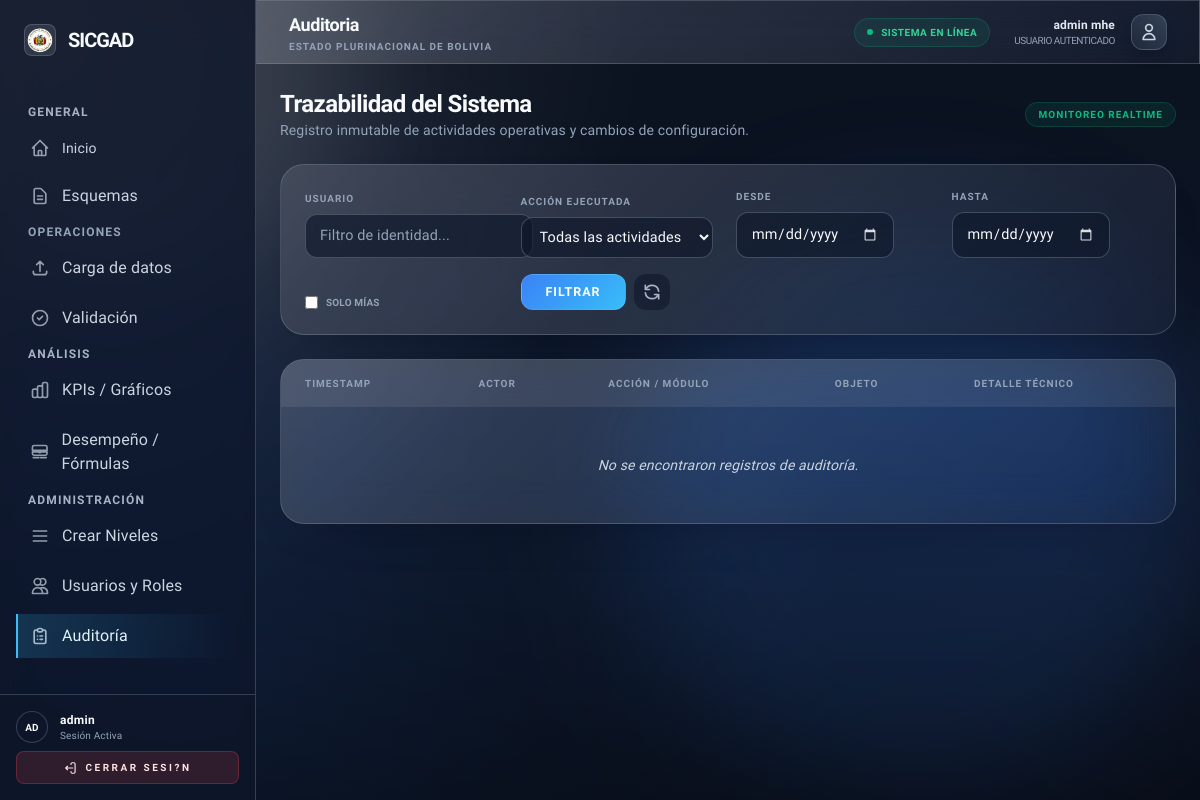
Before: /audit/ (signed in) with the older database file.
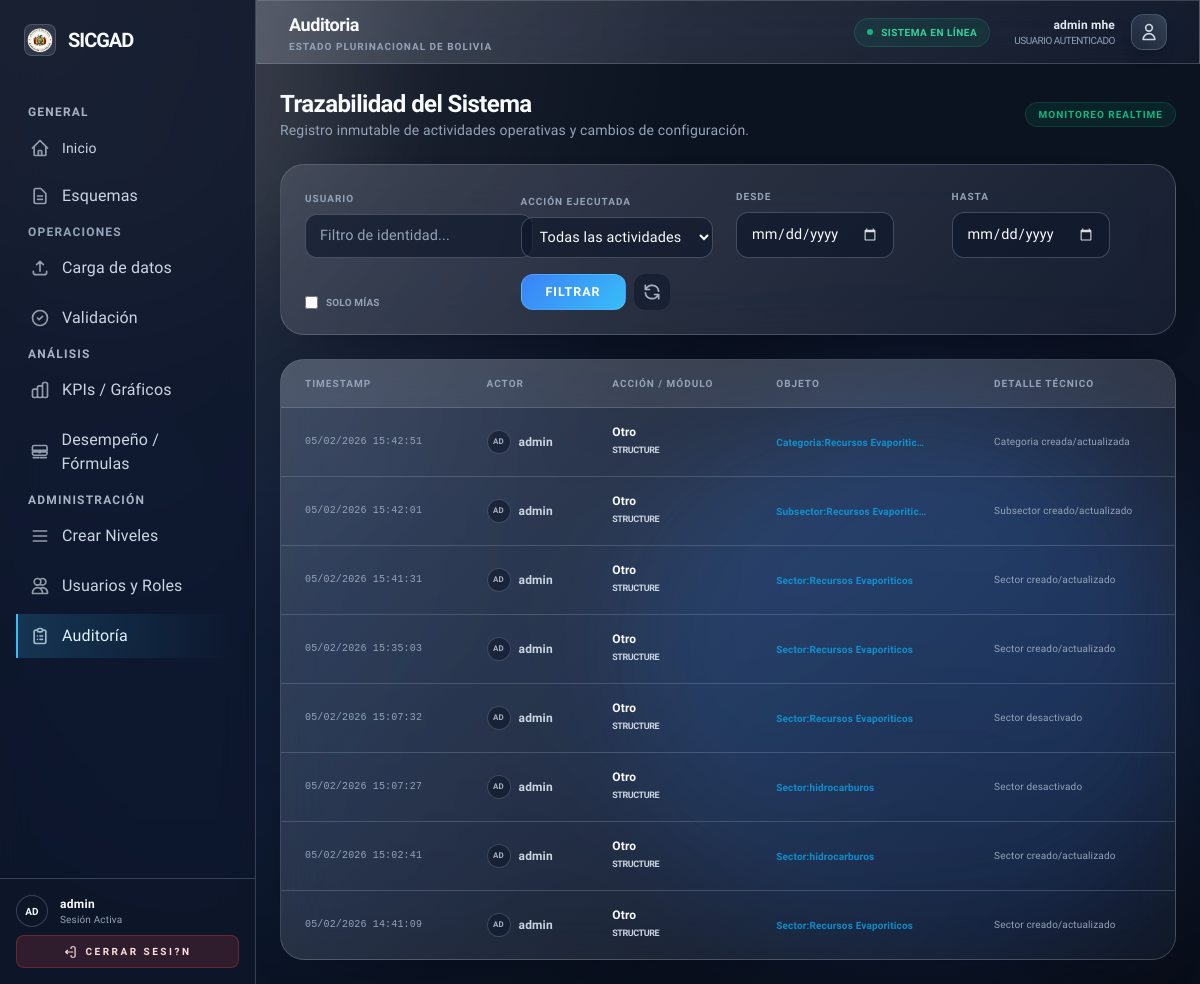
After: the same page with the newer database file.
### audit/models.py (models this page shows, shortened)
class AuditLog(models.Model):
    ACTION_CHOICES = [
        ("UPLOAD", "Carga de datos"),
        ("SUBMIT", "Envío a validación"),
        ("VALIDATION", "Validación"),
        ("EDIT", "Corrección de datos"),
        ("DELETE", "Eliminación de datos"),
        ("USER", "Gestión de usuarios"),
        ("SCHEMA", "Gestión de esquemas"),
        ("OTHER", "Otro"),
    ]
    user = models.ForeignKey(
        settings.AUTH_USER_MODEL,
        null=True,
        blank=True,
        on_delete=models.SET_NULL,
        related_name="audit_logs",
    )
    username = models.CharField(max_length=150, blank=True)
    action = models.CharField(max_length=20, choices=ACTION_CHOICES, default="OTHER")
    module = models.CharField(max_length=50, blank=True)
    object_repr = models.CharField(max_length=255, blank=True)
    details = models.TextField(blank=True)
    created_at = models.DateTimeField(auto_now_add=True)
    class Meta:
        ordering = ["-created_at"]
        verbose_name = "Audit Log"
        verbose_name_plural = "Audit Logs"

### audit/views.py (the view)
# urls.py: path("", views.log_list, name="log_list"),
@login_required
def log_list(request):
    qs = AuditLog.objects.select_related("user").all()
    user_query = request.GET.get("user", "").strip()
    action = request.GET.get("action", "").strip()
    date_from = request.GET.get("from", "").strip()
    date_to = request.GET.get("to", "").strip()
    only_mine = request.GET.get("only_mine") == "1"
    if only_mine:
        qs = qs.filter(user=request.user)
    elif user_query:
        qs = qs.filter(username__icontains=user_query)
    if action:
        qs = qs.filter(action=action)
    if date_from:
        qs = qs.filter(created_at__date__gte=date_from)
    if date_to:
        qs = qs.filter(created_at__date__lte=date_to)
    logs = qs.order_by("-created_at")[:500]
    return render(
        request,
        "audit/logs.html",
        {
            "logs": logs,
            "actions": AuditLog.ACTION_CHOICES,
            "filter_user": user_query,
            "filter_action": action,
            "filter_from": date_from,
            "filter_to": date_to,
            "only_mine": only_mine,
        },
    )

### templates/audit/logs.html (shortened to what this page needs)
{% extends "base.html" %}
{% block content %}
<div class="space-y-6 fade-in">
    <div class="flex flex-col md:flex-row md:items-center justify-between gap-4 mb-2">
        <div>
            <h2 class="text-2xl font-header font-bold text-white tracking-tight">Trazabilidad del Sistema</h2>
            <p class="text-slate-500 text-sm">Registro inmutable de actividades operativas y cambios de configuración.</p>
        </div>
        <div class="flex items-center gap-2">
            <span class="px-3 py-1 rounded-full bg-emerald-500/10 text-emerald-500 text-[10px] font-black uppercase tracking-widest border border-emerald-500/20">Monitoreo Realtime</span>
        </div>
    </div>
    <div class="glass-card rounded-3xl p-6 border-white/5 bg-slate-900/20">
        <form method="get" class="grid grid-cols-1 md:grid-cols-2 lg:grid-cols-4 xl:grid-cols-6 gap-4 items-end">
            <div class="space-y-2 lg:col-span-1">
                <label class="block text-[10px] font-bold text-slate-500 uppercase tracking-widest">Usuario</label>
                <input type="text" name="user" value="{{ filter_user }}" placeholder="Filtro de identidad..." />
            </div>
            <div class="space-y-2 lg:col-span-1">
                <label class="block text-[10px] font-bold text-slate-500 uppercase tracking-widest">Acción Ejecutada</label>
                <select name="action">
                    <option value="">Todas las actividades</option>
                </select>
            </div>
            <div class="space-y-2">
                <label class="block text-[10px] font-bold text-slate-500 uppercase tracking-widest">Desde</label>
                <input type="date" name="from" value="{{ filter_from }}" />
            </div>
            <div class="space-y-2">
                <label class="block text-[10px] font-bold text-slate-500 uppercase tracking-widest">Hasta</label>
                <input type="date" name="to" value="{{ filter_to }}" />
            </div>
            <div class="flex items-center gap-3 pt-6 lg:pt-0">
                <label class="flex items-center gap-2 cursor-pointer group">
                    <input type="checkbox" id="only_mine" name="only_mine" value="1" {% if only_mine %}checked{% endif %} class="rounded bg-slate-800 border-white/10" />
                    <span class="text-[10px] font-bold text-slate-500 uppercase group-hover:text-slate-300 transition-colors">Solo mías</span>
                </label>
            </div>
            <div class="flex items-center gap-2 xl:justify-end">
                <button type="submit" class="btn-primary py-2 px-6 glow-emerald">Filtrar</button>
                <a href="{% url 'audit:log_list' %}" class="p-2 rounded-xl bg-slate-800 hover:bg-slate-700 text-slate-400 transition-all">
                    <svg class="w-5 h-5" fill="none" stroke="currentColor" viewBox="0 0 24 24"><path stroke-linecap="round" stroke-linejoin="round" stroke-width="2" d="M4 4v5h.582m15.356 2A8.001 8.001 0 004.582 9m0 0H9m11 11v-5h-.581m0 0a8.003 8.003 0 01-15.357-2m15.357 2H15"></path></svg>
                </a>
            </div>
        </form>
    </div>
    <div class="glass-card rounded-3xl overflow-hidden border-white/5">
        <div class="overflow-x-auto">
            <table class="w-full text-left border-collapse">
                <thead>
                    <tr class="bg-white/[0.02] text-[10px] font-black text-slate-500 uppercase tracking-widest">
                        <th class="px-6 py-4">Timestamp</th>
                        <th class="px-6 py-4">Actor</th>
                        <th class="px-6 py-4">Acción / Módulo</th>
                        <th class="px-6 py-4">Objeto</th>
                        <th class="px-6 py-4">Detalle Técnico</th>
                    </tr>
                </thead>
                <tbody class="text-sm">
                    {% for log in logs %}
                    <tr class="border-t border-white/5 hover:bg-white/[0.01] transition-colors group">
                        <td class="px-6 py-4 font-mono text-[10px] text-slate-500">{{ log.created_at|date:"d/m/Y H:i:s" }}</td>
                        <td class="px-6 py-4">
                            <div class="flex items-center gap-2">
                                <span class="w-6 h-6 rounded-full bg-slate-800 border border-white/10 flex items-center justify-center text-[8px] font-black uppercase text-slate-400">
                                    {{ log.username|default:"SYS"|slice:":2" }}
                                </span>
                                <span class="text-slate-300 font-bold text-xs">{{ log.username|default:"Sistema" }}</span>
                            </div>
                        </td>
                        <td class="px-6 py-4">
                            <div class="flex flex-col">
                                <span class="text-xs font-bold text-white group-hover:text-emerald-400 transition-colors">{{ log.get_action_display }}</span>
                                <span class="text-[9px] font-black text-slate-600 uppercase tracking-tighter">{{ log.module|default:"Core" }}</span>
                            </div>
                        </td>
                        <td class="px-6 py-4">
                            <span class="text-[10px] font-bold text-sky-500/80">{{ log.object_repr|default:"-"|truncatechars:30 }}</span>
                        </td>
                        <td class="px-6 py-4 max-w-xs">
                            <p class="text-[10px] text-slate-500 leading-tight">{{ log.details|truncatechars:120 }}</p>
                        </td>
                    </tr>
                    {% empty %}
                    <tr>
                        <td colspan="5" class="px-6 py-12 text-center italic text-slate-600">No se encontraron registros de auditoría.</td>
                    </tr>
                    {% endfor %}
                </tbody>
            </table>
        </div>
    </div>
</div>
{% endblock %}

### templates/partials/sidebar.html (shortened to what this page needs)
{% load static %}
<aside class='w-64 sidebar border-r border-white/10 hidden lg:flex flex-col h-screen sticky top-0 z-50'>
  <div class='p-6 flex items-center gap-3'>
    <div class="w-8 h-8 rounded-lg bg-white/10 flex items-center justify-center border border-white/20 overflow-hidden">
      <img src="{% static 'escudo.png' %}" alt="Escudo Bolivia" class="w-7 h-7 object-contain" />
    </div>
    {% url 'landing' as landing_url %}
    <a href='{{ landing_url }}'
      class='text-xl font-header tracking-tighter text-white hover:text-blue-600 transition-colors'>
      SICGAD
    </a>
  </div>
  <nav class='flex-1 px-4 py-2 space-y-1.5 overflow-y-auto custom-scrollbar'>
    {% url 'home' as home_url %}
    {% url 'schemas:schema_list' as schemas_url %}
    {% url 'ingest:upload' as ingest_url %}
    {% url 'validation:inbox' as validation_url %}
    {% url 'accounts:admin_user_list' as users_url %}
    {% url 'audit:log_list' as audit_url %}
    {% url 'performance:formulas' as performance_url %}
    <div class="text-xs font-bold uppercase tracking-widest text-slate-400 px-3 mt-4 mb-2">General</div>
    <a href='{{ home_url }}'
      class='sidebar-link flex items-center gap-3 px-3 py-2.5 transition-all group text-sm {% if request.path == home_url %}active{% endif %}'>
      <span class="font-medium">Inicio</span>
    </a>
    <a href='{{ schemas_url }}'
      class='sidebar-link flex items-center gap-3 px-3 py-2.5 transition-all group {% if request.path|slice:":9" == "/schemas/" %}active{% endif %}'>
      <span class="font-medium">Esquemas</span>
    </a>
    <div class="text-xs font-bold uppercase tracking-widest text-slate-500 px-3 mt-6 mb-2">Operaciones</div>
    {% url 'ingest:upload_history' as ingest_history_url %}
    {% if is_admin or is_loader %}
    <a href='{% if is_admin %}{{ ingest_history_url }}{% else %}{{ ingest_url }}{% endif %}'
      class='sidebar-link flex items-center gap-3 px-3 py-2.5 transition-all group {% if request.path|slice:":8" == "/ingest/" %}active{% endif %}'>
      <svg class="w-5 h-5 opacity-70 group-hover:opacity-100 transition-opacity" fill="none" stroke="currentColor"
        viewBox="0 0 24 24">
        <path stroke-linecap="round" stroke-linejoin="round" stroke-width="2"
          d="M4 16v1a3 3 0 003 3h10a3 3 0 003-3v-1m-4-8l-4-4m0 0L8 8m4-4v12"></path>
      </svg>
      <span class="font-medium">Carga de datos</span>
    </a>
    {% endif %}
    {% if is_validator or is_admin or is_loader %}
    <a href='{% if is_validator or is_admin %}{{ validation_url }}{% else %}{{ ingest_history_url }}{% endif %}'
      class='sidebar-link flex items-center gap-3 px-3 py-2.5 transition-all group {% if request.path|slice:":10" == "/validate/" or request.path == ingest_history_url and is_loader %}active{% endif %}'>
      <svg class="w-5 h-5 opacity-70 group-hover:opacity-100 transition-opacity" fill="none" stroke="currentColor"
        viewBox="0 0 24 24">
        <path stroke-linecap="round" stroke-linejoin="round" stroke-width="2"
          d="M9 12l2 2 4-4m6 2a9 9 0 11-18 0 9 9 0 0118 0z"></path>
      </svg>
      <span class="font-medium">Validación</span>
    </a>
    {% endif %}
    <div class="text-xs font-bold uppercase tracking-widest text-slate-400 px-3 mt-6 mb-2">Análisis</div>
    <a href='{% url "kpis_charts" %}'
      class='sidebar-link flex items-center gap-3 px-3 py-2.5 transition-all group {% if request.path|slice:":6" == "/kpis/" %}active{% endif %}'>
      <span class="font-medium">KPIs / Gráficos</span>
    </a>
    {% if is_admin %}
    <a href='{{ performance_url }}'
      class='sidebar-link flex items-center gap-3 px-3 py-2.5 transition-all group {% if request.path|slice:":12" == "/performance/" %}active{% endif %}'>
      <span class="font-medium">Desempe&ntilde;o / F&oacute;rmulas</span>
    </a>
    {% endif %}
    {% if is_admin %}
    <div class="text-xs font-bold uppercase tracking-widest text-slate-400 px-3 mt-6 mb-2">Administración</div>
    {% if not request.user.is_superuser %}
    <a href='{% url "structure:manage_levels" %}'
      class='sidebar-link flex items-center gap-3 px-3 py-2.5 transition-all group {% if request.path|slice:":11" == "/structure/" %}active{% endif %}'>
      <svg class="w-5 h-5 opacity-70 group-hover:opacity-100 transition-opacity" fill="none" stroke="currentColor"
        viewBox="0 0 24 24">
        <path stroke-linecap="round" stroke-linejoin="round" stroke-width="2"
          d="M4 6h16M4 12h16M4 18h16"></path>
      </svg>
      <span class="font-medium">Crear Niveles</span>
    </a>
    {% endif %}
    <a href='{{ users_url }}'
      class='sidebar-link flex items-center gap-3 px-3 py-2.5 transition-all group {% if request.path|slice:":15" == "/accounts/users" %}active{% endif %}'>
      <span class="font-medium">Usuarios y Roles</span>
    </a>
    <a href='{{ audit_url }}'
      class='sidebar-link flex items-center gap-3 px-3 py-2.5 transition-all group {% if request.path|slice:":7" == "/audit/" %}active{% endif %}'>
      <span class="font-medium">Auditoría</span>
    </a>
    {% endif %}
  </nav>
  <div class="p-4 border-t border-white/5 bg-slate-950/20">
    <div class="flex items-center gap-3 mb-2">
      <div
        class="w-8 h-8 rounded-full bg-slate-800 border border-white/10 flex items-center justify-center text-[10px] font-bold uppercase text-white">
        {{ request.user.username|slice:":2" }}
      </div>
      <div class="flex-1 min-w-0">
        <p class="text-xs font-semibold text-white truncate font-heading tracking-wide">{{ request.user.username }}</p>
        <p class="text-[10px] text-slate-500 truncate">Sesión Activa</p>
      </div>
    </div>
    <form method='post' action='{% url "logout" %}'>
      <button type='submit'
        class='w-full flex items-center justify-center gap-2 px-3 py-2 rounded-lg text-[10px] font-bold uppercase tracking-[0.25em] text-red-100 bg-red-500/15 border border-red-500/30 shadow-[0_10px_24px_-18px_rgba(239,68,68,0.8)] transition hover:bg-red-500/25 hover:border-red-400 focus:outline-none focus-visible:ring-2 focus-visible:ring-red-400/60'>
        <svg class="h-3.5 w-3.5" fill="none" stroke="currentColor" viewBox="0 0 24 24" aria-hidden="true">
          <path stroke-linecap="round" stroke-linejoin="round" stroke-width="2"
            d="M15 12H3m0 0l3-3m-3 3l3 3m6-9V5a2 2 0 012-2h3a2 2 0 012 2v14a2 2 0 01-2 2h-3a2 2 0 01-2-2v-1" />
        </svg>
        Cerrar sesi?n
      </button>
    </form>
  </div>
</aside>

### templates/partials/topbar.html (shortened to what this page needs)
<header class='h-16 glass-effect border-b border-white/5 flex items-center justify-between px-8 sticky top-0 z-40'>
  <div class='flex items-center gap-4'>
    <div class="flex flex-col">
        <h1 class='text-lg font-header font-bold tracking-tight text-white'>
        {{ current_section|default:"Inicio" }}
        </h1>
        <p class="text-[10px] text-slate-500 uppercase tracking-widest font-bold">Estado Plurinacional de Bolivia</p>
    </div>
  </div>
  <div class='flex items-center gap-6'>
    <div class="hidden md:flex items-center gap-2 px-3 py-1.5 rounded-full bg-emerald-500/10 border border-emerald-500/20">
        <div class="w-1.5 h-1.5 rounded-full bg-emerald-500 animate-pulse"></div>
        <span class="text-[10px] font-bold text-emerald-400 uppercase tracking-wider">Sistema en línea</span>
    </div>
    {% if request.user.is_authenticated %}
      <div class='flex items-center gap-4'>
        <div class="flex flex-col items-end">
            <span class='text-xs font-semibold text-slate-200'>{{ request.user.get_full_name|default:request.user.username }}</span>
            <span class="text-[10px] text-slate-500 uppercase tracking-tighter">{{ role|default:"Usuario Autenticado" }}</span>
        </div>
        <div class="w-9 h-9 rounded-xl bg-gradient-to-tr from-slate-800 to-slate-700 border border-white/10 flex items-center justify-center shadow-lg">
            <svg class="w-5 h-5 text-slate-300" fill="none" stroke="currentColor" viewBox="0 0 24 24"><path stroke-linecap="round" stroke-linejoin="round" stroke-width="2" d="M16 7a4 4 0 11-8 0 4 4 0 018 0zM12 14a7 7 0 00-7 7h14a7 7 0 00-7-7z"></path></svg>
        </div>
      </div>
    {% endif %}
  </div>
</header>

Changed rows visible on the page:
added AuditLog: created_at "05/02/2026 15:42:51", username "AD", username "admin", action "Otro", module "STRUCTURE", object_repr "Categoria:Recursos Evaporitic…", details "Categoria creada/actualizada"
added AuditLog: created_at "05/02/2026 15:42:01", username "AD", username "admin", action "Otro", module "STRUCTURE", object_repr "Subsector:Recursos Evaporitic…", details "Subsector creado/actualizado"
added AuditLog: created_at "05/02/2026 15:41:31", username "AD", username "admin", action "Otro", module "STRUCTURE", object_repr "Sector:Recursos Evaporiticos", details "Sector creado/actualizado"
added AuditLog: created_at "05/02/2026 15:35:03", username "AD", username "admin", action "Otro", module "STRUCTURE", object_repr "Sector:Recursos Evaporiticos", details "Sector creado/actualizado"
added AuditLog: created_at "05/02/2026 15:07:32", username "AD", username "admin", action "Otro", module "STRUCTURE", object_repr "Sector:Recursos Evaporiticos", details "Sector desactivado"
added AuditLog: created_at "05/02/2026 15:07:27", username "AD", username "admin", action "Otro", module "STRUCTURE", object_repr "Sector:hidrocarburos", details "Sector desactivado"
added AuditLog: created_at "05/02/2026 15:02:41", username "AD", username "admin", action "Otro", module "STRUCTURE", object_repr "Sector:hidrocarburos", details "Sector creado/actualizado"
added AuditLog: created_at "05/02/2026 14:41:09", username "AD", username "admin", action "Otro", module "STRUCTURE", object_repr "Sector:Recursos Evaporiticos", details "Sector creado/actualizado"
Other visible differences:
text no longer shown: "No se encontraron registros de auditoría."
